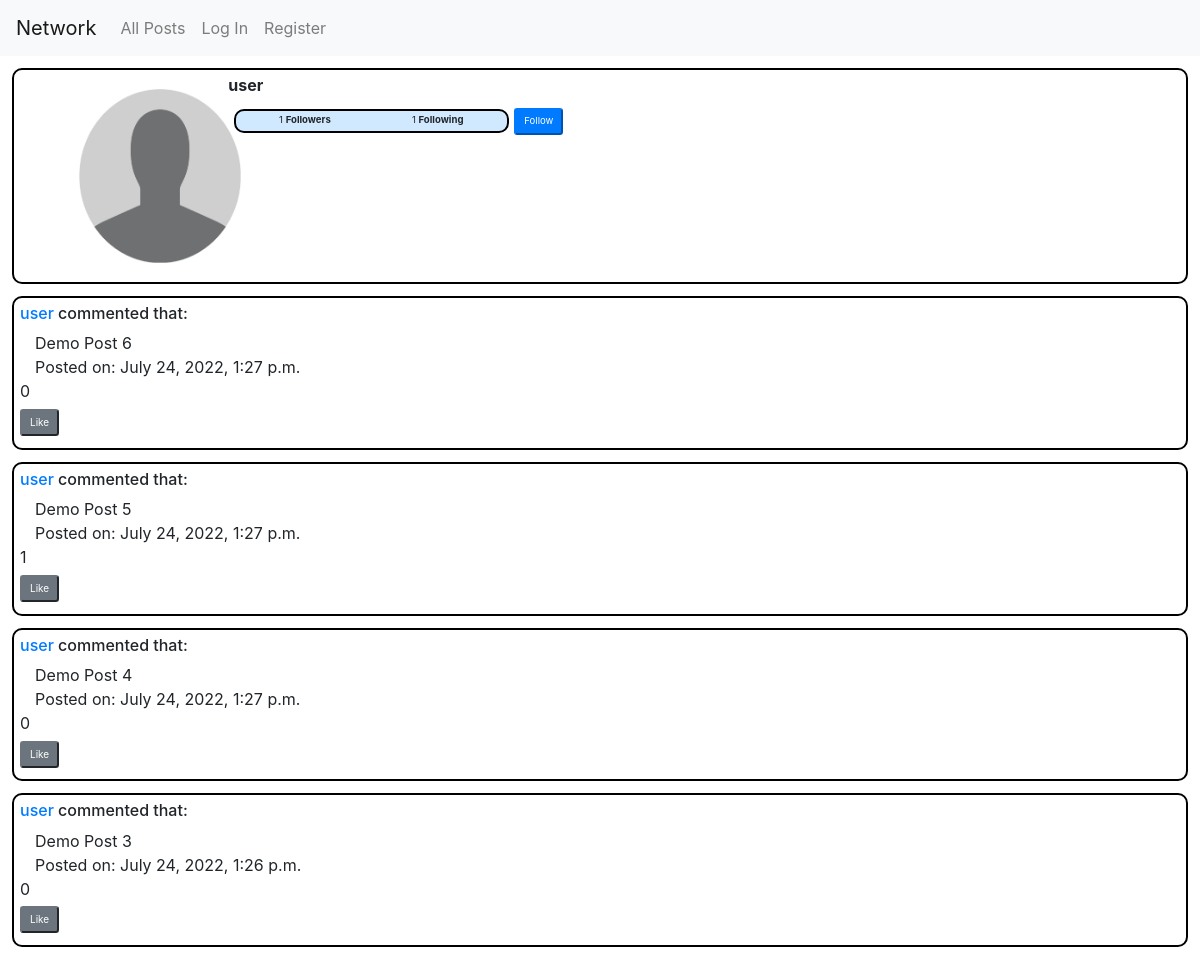
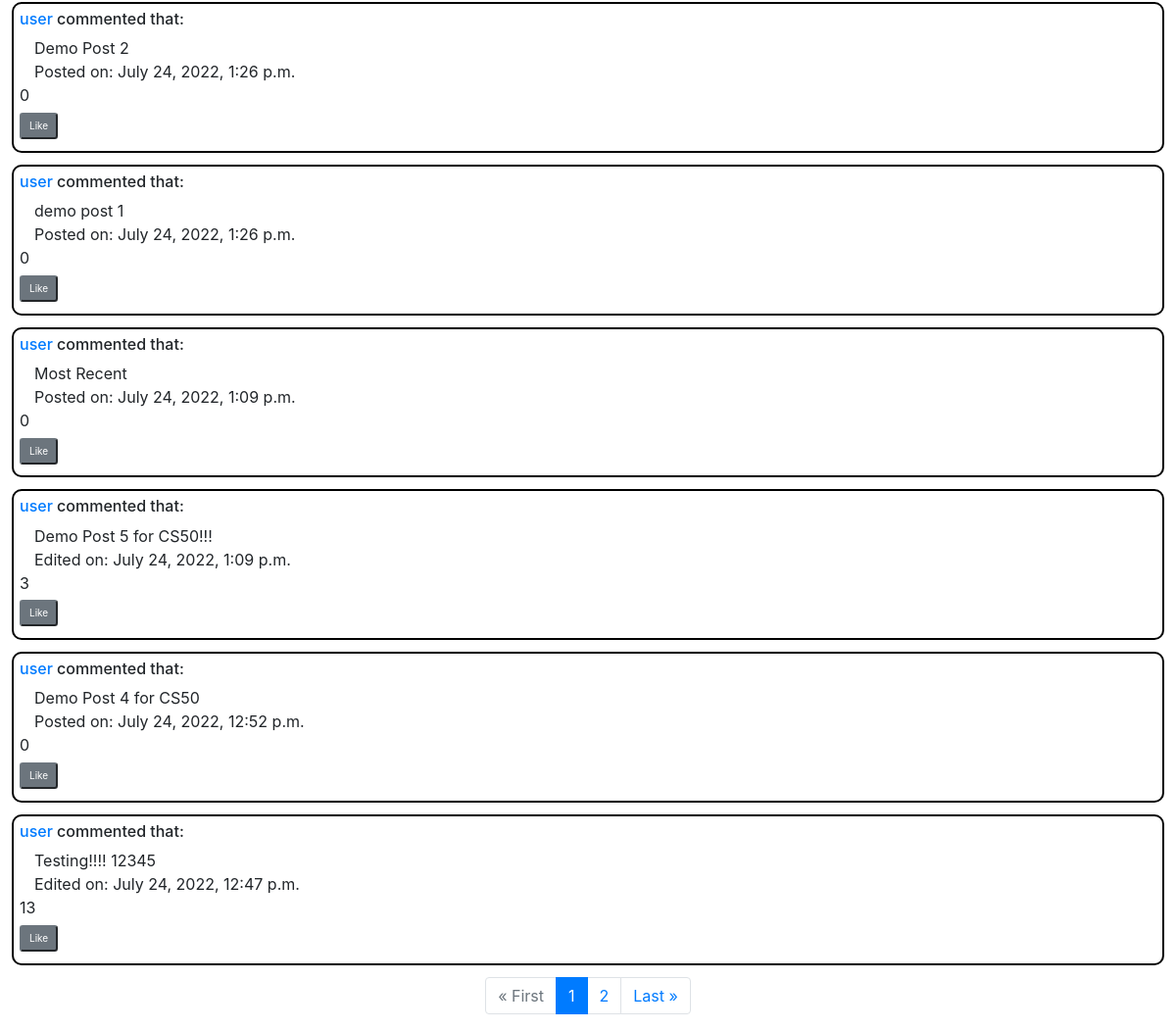
The page /profile/2 on the database its author committed (2 pictures, top to bottom).
### network/models.py (models this page shows, shortened)
class User(AbstractUser):
    id = models.BigAutoField(primary_key=True)
    following_list = models.ManyToManyField("self", symmetrical=False, blank=True, related_name="Followers")

class Post(models.Model):
    post_id = models.BigAutoField(primary_key=True)
    post_content = models.TextField()
    post_timestamp = models.DateTimeField(auto_now_add=True, verbose_name="Post_Created")
    post_edited = models.BooleanField(default=False)
    post_edited_timestamp = models.DateTimeField(auto_now=True, verbose_name="Post_Edited", null=True, blank=True)    # Only updated for Model.save(). May be empty as may not be edited
    post_num_likes = models.IntegerField(default=0)
    post_likes_list = models.ManyToManyField(User, related_name="Posts_Liked")
    user = models.ForeignKey(User, on_delete=models.CASCADE, related_name="Author")
    class Meta:
        ordering = ['-post_timestamp']

### network/views.py (the view)
# urls.py: path("profile/<int:profile_id>", views.profile, name="profile"),
def profile(request, profile_id):
    requested_profile = UserProfile.objects.filter(profile_id=profile_id)
    requested_user = requested_profile[0]
    requested_user = requested_user.user
    current_user = request.user
    if request.method == "POST":
        current_user_following_list = current_user.following_list
        if request.POST.get("Follow-Button") == "Follow":
            current_user_following_list.add(requested_user)
        elif request.POST.get("Unfollow-Button") == "Unfollow":
            current_user_following_list.remove(requested_user)
        return HttpResponseRedirect(reverse("profile", args=(profile_id, )))    # Gotta make it a Tuple
    else:
        personal_posts = Post.objects.filter(user=requested_user)
        personal_posts_object_list = []
        for object in personal_posts:
            personal_posts_object_list.append(object)
        personal_posts_paginator = Paginator(personal_posts_object_list, 10)  # Object List, then Number of Items per Page
        personal_page_num = request.GET.get('page')
        personal_page_obj = personal_posts_paginator.get_page(personal_page_num)
        follower_num = requested_user.Followers.all().count()
        following_num = requested_user.following_list.all().count()
        return render(request, "network/profile.html", {
            "requested_profile": requested_profile,
            "follower_num": follower_num,
            "following_num": following_num,
            "requested_user": requested_user,
            'personal_page_obj': personal_page_obj
        })

### network/templates/network/profile.html (shortened to what this page needs)
{% extends "network/layout.html" %}
{% load static %}
{% block body %}
    <div class="general-post-profile container-fluid">
        <div id="Profile-Pic" class="left-div col-2 container-fluid">
            {% if requested_profile.profile_picture %}
                {{ requested_profile.profile_picture }}
            {% else %}
                <img src="/media/uploads/Default-Profile.png" alt="Default Profile Picture" width="250" height="200">
            {% endif %}
        </div>
        <div id="Details" class="right-div col-10 container-fluid">
            <h6><strong>{{ requested_user.username }}</strong></h6>
            <div class="follow-div same-line-div">
                <span class="left-div responsive-text">{{ follower_num }} <strong>Followers</strong></span>
                <span class="right-div responsive-text">{{ following_num }} <strong>Following</strong></span>
            </div>
            {% if user != requested_user %}
                <div class="container-fluid">
                    <form method="post" action="{% url 'profile' requested_user.User_Profile.profile_id %}">
                        {% if requested_user in user.following_list.all %}
                            <input type="hidden" value="{{ requested_user.id }}">
                            <button type="submit" class="btn-sm btn-primary button-margins-follow responsive-text" name="Unfollow-Button" value="Unfollow">Unfollow</button>
                        {% else %}
                            <button type="submit" class="btn-sm btn-primary button-margins-follow responsive-text" name="Follow-Button" value="Follow">Follow</button>
                        {% endif %}
                    </form>
                </div>
            {% endif %}
        </div>
    </div>
    {% for post in personal_page_obj %}
        <div class="general-post">
            <h6><a href="{% url 'profile' post.user.User_Profile.profile_id %}">{{ post.user.username }}</a> commented that:</h6>
            <div id="Post-{{ post.post_id }}" class="container-fluid Post-View">
                <div name="Post-Contents" class="Post-Contents" id="Post-Contents-{{ post.post_id }}">
                    {{ post.post_content }}
                </div>
                {% if post.post_edited %}
                    <span id="Post-Edited-Timestamp-{{ post.post_id }}">Edited on: {{ post.post_edited_timestamp }}</span>
                {% else %}
                    <span id="Post-Timestamp-{{ post.post_id }}">Posted on: {{ post.post_timestamp }}</span>
                {% endif %}
            </div>
            <div id="Post-Buttons-{{ post.post_id }}">
                <span id="Num-Likes-{{ post.post_id }}">{{ post.post_num_likes }}</span>
                <div id="Post-Like-Div-{{ post.post_id }}">
                    <button class="btn-sm btn-secondary button-margins Post-Like-Button" id="Post-Like-Button-{{ post.post_id }}" value="{{ post.post_id }}">Like</button>
                </div>
            </div>
        </div>
    {% endfor %}
    <nav>
        <ul class="pagination justify-content-center">
            {% if personal_page_obj.number == 1 %}
                <li class="page-item disabled"><a class="page-link" href="?page=1">&laquo; First</a></li>
            {% else %}
                <li class="page-item"><a class="page-link" href="?page=1">&laquo; First</a></li>
            {% endif %}
                <li class="page-item active"><a class="page-link" href="?page={{ personal_page_obj.number }}">{{ personal_page_obj.number }}</a></li>
            {% if personal_page_obj.has_next %}
                <li class="page-item"><a class="page-link" href="?page={{ personal_page_obj.next_page_number }}">{{ personal_page_obj.next_page_number }}</a></li>
            {% endif %}
            {% if personal_page_obj.number == personal_page_obj.paginator.num_pages %}
                <li class="page-item disabled"><a class="page-link" href="?page={{ personal_page_obj.paginator.num_pages }}">Last &raquo;</a></li>
            {% else %}
                <li class="page-item"><a class="page-link" href="?page={{ personal_page_obj.paginator.num_pages }}">Last &raquo;</a></li>
            {% endif %}
        </ul>
    </nav>
{% endblock %}

### network/static/network/styles.css (style rules this page uses)
.follow-div, .general-post-profile, .general-post { border: 2px solid black; border-radius: 10px; text-align: left; width: auto; margin: 1%; padding: 0.5%; }
.button-margins-follow, .button-margins-post, .button-margins { margin-top: 0.5%; margin-bottom: 0.5%; vertical-align: middle; font-size: x-small; }
.button-margins-follow { margin-top: 1%; font-size: small; }
.responsive-text { font-size: 0.8vw; }
.general-post-profile { overflow: auto; height: auto; }
.follow-div { overflow: auto; width: 50%; text-align: center; background-color: rgb(209, 233, 255); }
.same-line-div { float: left; }
.left-div, .right-div { width: 50%; float: left; }

### rows shown on the page
User: username "user"
Post: user.username "user", post_content "Demo Post 6", post_timestamp "July 24, 2022, 1:27 p.m.", post_num_likes "0", {{ post.post_id }} 45 (drawn)
Post: user.username "user", post_content "Demo Post 5", post_timestamp "July 24, 2022, 1:27 p.m.", post_num_likes "1", {{ post.post_id }} 44 (drawn)
Post: user.username "user", post_content "Demo Post 4", post_timestamp "July 24, 2022, 1:27 p.m.", post_num_likes "0", {{ post.post_id }} 43 (drawn)
Post: user.username "user", post_content "Demo Post 3", post_timestamp "July 24, 2022, 1:26 p.m.", post_num_likes "0", {{ post.post_id }} 42 (drawn)
Post: user.username "user", post_content "Demo Post 2", post_timestamp "July 24, 2022, 1:26 p.m.", post_num_likes "0", {{ post.post_id }} 41 (drawn)
Post: user.username "user", post_content "demo post 1", post_timestamp "July 24, 2022, 1:26 p.m.", post_num_likes "0", {{ post.post_id }} 40 (drawn)
Post: user.username "user", post_content "Most Recent", post_timestamp "July 24, 2022, 1:09 p.m.", post_num_likes "0", {{ post.post_id }} 33 (drawn)
Post: user.username "user", post_content "Demo Post 5 for CS50!!!", post_edited_timestamp "July 24, 2022, 1:09 p.m.", post_num_likes "3", {{ post.post_id }} 32 (drawn)
Post: user.username "user", post_content "Demo Post 4 for CS50", post_timestamp "July 24, 2022, 12:52 p.m.", post_num_likes "0", {{ post.post_id }} 31 (drawn)
Post: user.username "user", post_content "Testing!!!! 12345", post_edited_timestamp "July 24, 2022, 12:47 p.m.", post_num_likes "13", {{ post.post_id }} 27 (drawn)

### other values the page prints
{{ follower_num }} "1"
{{ following_num }} "1"
{{ personal_page_obj.number }} "1"
{{ personal_page_obj.next_page_number }} "2"
